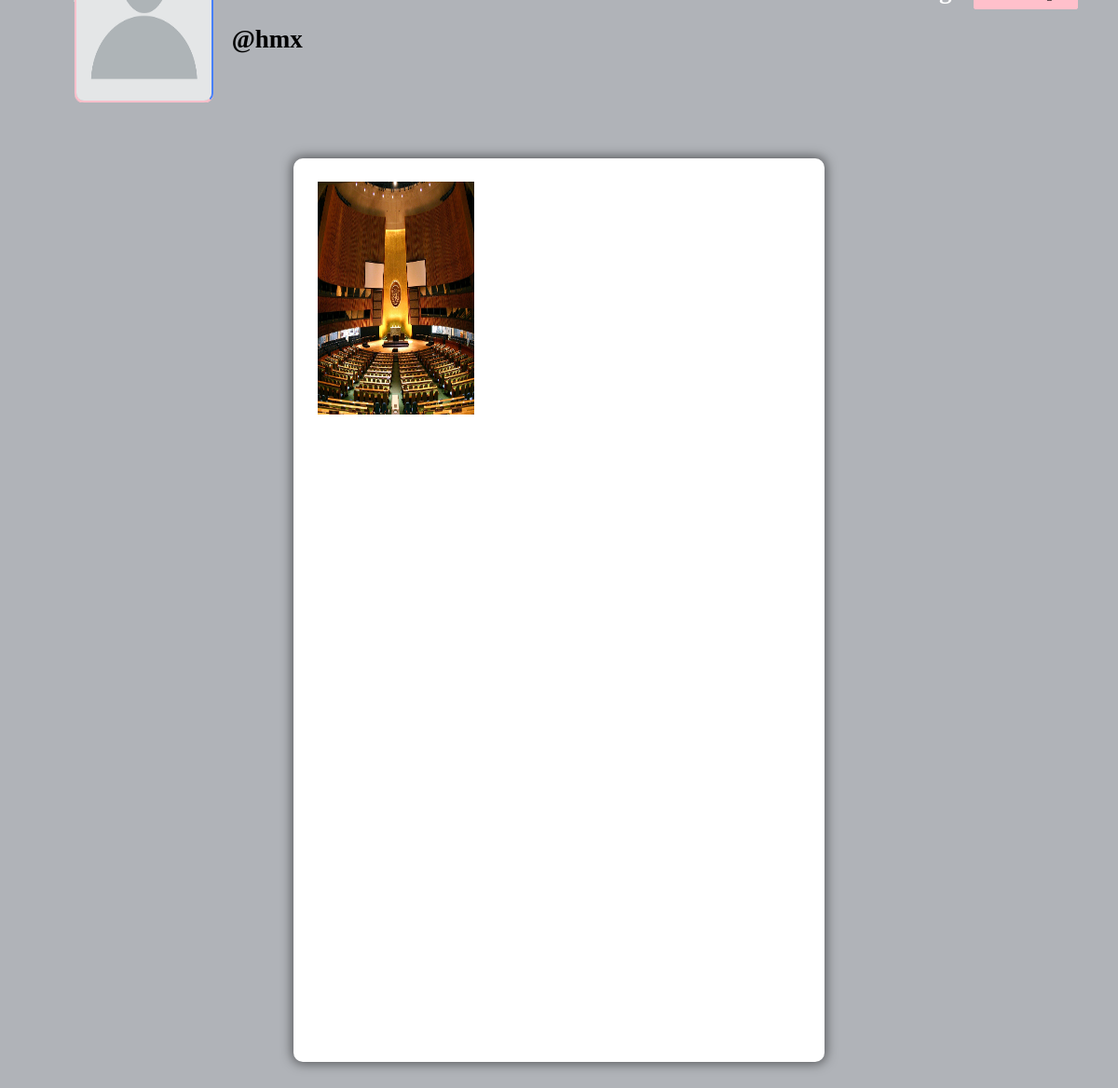
The page /profile/7 (signed in) on the database its author committed.
### core/models.py (models this page shows, shortened)
class Profile(models.Model):
    user = models.ForeignKey(User, on_delete=models.CASCADE)
    id_user = models.IntegerField()
    bio = models.TextField(blank=True)
    profileimg = models.ImageField(upload_to = 'profile_images', default= 'blank-profile-picture.png')
    location= models.CharField(max_length=100, blank=True)
    def __str__(self):
        return self.user.username

class Post(models.Model):
    id = models.UUIDField(primary_key=True, default=uuid.uuid4)
    user = models.ForeignKey(Profile, on_delete=models.CASCADE)
    image = models.ImageField(upload_to = 'post-images')
    caption = models.TextField()
    created_at = models.DateTimeField(default=datetime.now)
    no_of_likes = models.IntegerField(default = 0)

### core/views.py (the view)
# urls.py: path('profile/<str:pk>', views.profile, name='profile'),
def profile(request, pk):
    user = Profile.objects.get(id_user=pk)
    posts = user.post_set.all()
    followers = Followers.objects.filter(follow_usr=user).count()
    logged_in_user = (str(request.user) == str(user))
    follow_status = None
    if not logged_in_user:
        if Followers.objects.filter(user=request.user, follow_usr=user).exists():
            follow_status=True
    return render(request, 'profile.html', context= {'user' : user, 'logged_in_user': logged_in_user , 'posts':posts, 'follow_status':follow_status, 'followers':followers})

### templates/profile.html (shortened to what this page needs)
{% load static %}
<!DOCTYPE html>
<html lang="en">
<head>
    <link rel="stylesheet" href="{% static 'css/main.min.css' %}">
    <link rel="stylesheet" href="{% static 'css/style.css' %}">
    <link rel="stylesheet" href="{% static 'css/color.css' %}">
    <link rel="stylesheet" href="{% static 'css/responsive.css' %}">
</head>
<body>
	<section>
			<div class="feature-photo">
				<figure><img src="{% static 'images/resources/timeline-1.jpg' %}" alt=""></figure>
				<div>
					<div class="add-btn">
					{% if not logged_in_user %}
					<a href="{% url 'follow' user.id_user %}" >
						<button style="background-color: #ffc0cb; border: #ffc0cb;">
						</button>
					</a>
					{% endif %}
					</div>
				</div>
				<div class="container-fluid">
					<div class="row merged">
						<div class="col-lg-2 col-sm-3">
							<div class="user-avatar">
								<figure>
									<img src="{{user.profileimg.url}}" style="height: 250px; width: 100%;" alt="">
								</figure>
							</div>
						</div>
						<div class="col-lg-10 col-sm-9">
							<div class="timeline-info">
								<ul>
									<li class="admin-name">
									  <h5 style="color: black;white-space: nowrap; width: 110px; font-size: 27px;"><b>@{{user}}</b></h5>
									</li>
								</ul>
							</div>
						</div>
					</div>
				</div>
			</div>
		</section>
	<section>
		<div class="gap gray-bg">
			<div class="container-fluid">
				<div class="row">
					<div class="col-lg-12">
						<div class="row" id="page-contents">
							<div class="col-lg-3">
								<aside class="sidebar static">
								</aside>
							</div>
							<div class="col-lg-6">
								<div class="central-meta">
									<ul class="photos">
										{% for post in posts %}
										<li>
											<a class="strip" href="{{post.image.url}}" title="" alt="{{post.caption}}">
												<img src="{{post.image.url}}" style="height: 250px; width: 300px;" alt=""></a>
										</li>
										{% endfor %}
									</ul>
								</div>
							</div>
							<div class="col-lg-3">
								<aside class="sidebar static">
								</aside>
							</div>
						</div>
					</div>
				</div>
			</div>
		</div>
	</section>
</body>
</html>

### static/css/color.css (style rules this page uses)
#nprogress .bar, .timeline-info > ul li a::before, .add-btn > a, .activitiez > li::before, form button, .colla-apps > li a:hover, a.underline:before, .setting-row input:checked + label, .user-avatar:hover .edit-phto, .error-meta > a, .color-bg, .add-butn, .nav.nav-tabs.likes-btn > li a.active, a.dislike-btn, .drop > a:hover, .btn-view.btn-load-more:hover, .accordion .card h5 button[aria-expanded="true"], .chat-head, .f-page > figure em, .inbox-panel-head > ul > li > a, .nav-tabs--left .nav-link.active, .nav-tabs--left .nav-link.active:hover, footer .widget-title h4::before, #topcontrol, .sidebar .widget-title::before, .f-title::before, .g-post-classic > figure > i::after, .purify > a, .help-list > a:hover, .open-position::before, .info > a, .category-box:hover, .category-box.selected, a.main-btn, .section-heading::before, .getquot-baner, .more-branches > h4::before, .is-helpful > a, .cart-optionz > li > a:hover, .paginationz > li a:hover, .paginationz > li a.active, .shopping-cart, a.btn2:hover, .form-submit > input[type="submit"], button.submit-checkout, .delete-cart:hover, .proceed .button, .amount-area .update-cart, a.addnewforum, .apply-bttons > a { background: orange; }

### static/css/responsive.css (style rules this page uses)
@media screen and (max-width: 1281px) and (min-width: 1024px) { .photos > li { min-width: 32.2%; width: 32.2%; } }
@media screen and (max-width: 1281px) and (min-width: 1024px) { .timeline-info { line-height: 51px; } }
@media screen and (max-width: 1281px) and (min-width: 1024px) { .timeline-info .admin-name > h5 { font-size: 20px; } }
@media screen and (max-width: 1281px) and (min-width: 1024px) { .user-avatar { width: 80.2% } }

### rows shown on the page
Profile: profileimg (placeholder picture), user.username "hmx"
Post: image (picture)
